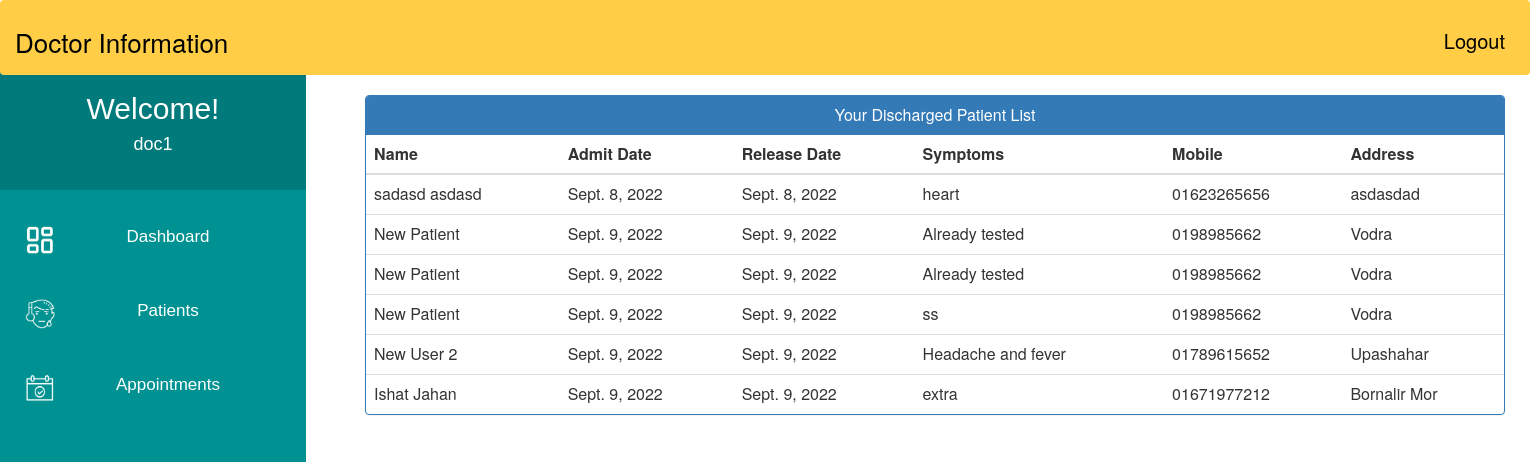
Page /doctor_view_discharged_patient/ (signed in) on the committed database.
### MyApp/models.py (models this page shows)
class PatientDischarge(models.Model):
    patientId=models.PositiveIntegerField(null=True)
    patientName=models.CharField(max_length=40)
    assignedDoctorName=models.CharField(max_length=40)
    address = models.CharField(max_length=40)
    mobile = models.CharField(max_length=20,null=True)
    symptoms = models.CharField(max_length=100,null=True)
    admitDate=models.DateField(null=False)
    releaseDate=models.DateField(null=False)
    daySpent=models.PositiveIntegerField(null=False)
    roomCharge=models.PositiveIntegerField(null=False, default=0)
    medicineCost=models.PositiveIntegerField(null=False,default=0)
    doctorFee=models.PositiveIntegerField(null=False, default=0)
    OtherCharge=models.PositiveIntegerField(null=False, default=0)
    total=models.PositiveIntegerField(null=False)

### MyApp/views.py (the view)
# urls.py: path('doctor_view_discharged_patient/', views.doctor_view_discharged_patient, name="doctor_view_discharged_patient"),
@login_required
def doctor_view_discharged_patient(request):
    doctor=Doctor.objects.get(user_id=request.user.id)
    dischargedpatients=PatientDischarge.objects.all().distinct().filter(assignedDoctorName=doctor.get_name)
    return render(request,'MyApp/doctor_view_discharged_patient.html',{'dischargedpatients':dischargedpatients,'doctor':doctor})

### MyApp/models.py (called while the page is built)
    @property
    def get_name(self):
        return self.Doctor_First_Name+" "+self.Doctor_Last_Name

### templates/MyApp/doctor_view_discharged_patient.html (shortened to what this page needs)
<html>
{% extends 'MyApp/doctor_base.html' %}
{% block content_dashboard %}
{%load static%}
<head>
  <link href="//netdna.bootstrapcdn.com/bootstrap/3.0.0/css/bootstrap.min.css" rel="stylesheet" id="bootstrap-css">
</head>
<body>
<div class="container">
  <div class="panel panel-primary">
    <div class="panel-heading">
      <h6 class="panel-title">Your Discharged Patient List</h6>
    </div>
    <table class="table table-hover" id="dev-table">
      <thead>
        <tr>
          <th>Name</th>
          <th>Admit Date</th>
          <th>Release Date</th>
          <th>Symptoms</th>
          <th>Mobile</th>
          <th>Address</th>
        </tr>
      </thead>
      {% for p in dischargedpatients %}
      <tr>
        <td> {{p.patientName}}</td>
        <td>{{p.admitDate}}</td>
        <td>{{p.releaseDate}}</td>
        <td>{{p.symptoms}}</td>
        <td>{{p.mobile}}</td>
        <td>{{p.address}}</td>
      </tr>
      {% endfor %}
    </table>
  </div>
</div>
{% endblock content_dashboard%}

### templates/MyApp/doctor_base.html (shortened to what this page needs)
<!DOCTYPE html>
{% load staticfiles %}
<html lang="en">
<head>
     <link href="//netdna.bootstrapcdn.com/bootstrap/3.0.0/css/bootstrap.min.css" rel="stylesheet" id="bootstrap-css">
</head>
<body>
    <div class="navbar">
        <a>Doctor Information</a>
        <a href="{% url 'MyApp:logout' %}" class="logoutbtn">Logout</a>
    </div>
     <div class="sidebar">
        <div class="userprofile">
            <h2 style="color:white; font-family:sans-serif; padding-top:25px; text-align:center; margin:0px;">Welcome!</h2>
            <h4 style="color:white; font-family:sans-serif; text-align:center; padding-bottom:35px;">{{request.user.username}}</h4>
        </div>
        <a href="{% url 'MyApp:doctor_dashboard' %}"><img class="icon" src="{% static "images/PDash.png" %}">Dashboard</a>
        <a href="{% url 'MyApp:doctor_patient' %}"><img class="icon" src="{% static "images/PIcon.png" %}">Patients</a>
        <a href="{% url 'MyApp:doctor_appointment' %}"><img class="icon" src="{% static "images/ApptIcon.png" %}">Appointments</a>
    </div>
{%  block content_dashboard %}
{%  endblock content_dashboard %}
</body>
</html>

### templates/MyApp/doctor_base.html (style rules this page uses)
body { background-color: rgb(255, 255, 255); padding: 0px; margin-top: 0px; margin-left: 0px; margin-right: 0px; margin-bottom: 0px; }
.navbar { overflow: hidden; background-color: rgb(255, 206, 70); height:75px; width:100%; padding-top:22px; z-index:1; top:0; position:fixed; display:block; }
.navbar a { float: left; display:block; font-size: 26px; color: black; text-align: center; padding-left:14px; text-decoration: none; }
.navbar .logoutbtn { float: right; display:block; font-size: 20px; color: black; text-align: center; padding-top:4px; padding-right:24px; text-decoration: none; }
.sidebar .userprofile { background-color: rgb(0, 122, 122); }
.sidebar { margin-top: 0px; padding-top: 0px; width: 20%; text-align: center; height=100vh; background-color: rgb(0, 146, 146); font-family: sans-serif; font-size:17px; font-weight: normal; position: fixed; top: 67px; left: 0; bottom: 0; }
.sidebar a { display: block; color: white; padding: 25px; text-decoration: none; }
.icon { float:left; width:30px; height:30px; }

### templates/MyApp/doctor_view_discharged_patient.html (style rules this page uses)
a:link { text-decoration: none; }
h6 { text-align: center; }
.container { margin-left: 350px; margin-right: 50px; }

### rows in the picture
PatientDischarge: patientName "sadasd asdasd", admitDate "Sept. 8, 2022", releaseDate "Sept. 8, 2022", symptoms "heart", mobile "01623265656", address "asdasdad"
PatientDischarge: patientName "New Patient", admitDate "Sept. 9, 2022", releaseDate "Sept. 9, 2022", symptoms "Already tested", mobile "0198985662", address "Vodra"
PatientDischarge: patientName "New Patient", admitDate "Sept. 9, 2022", releaseDate "Sept. 9, 2022", symptoms "Already tested", mobile "0198985662", address "Vodra"
PatientDischarge: patientName "New Patient", admitDate "Sept. 9, 2022", releaseDate "Sept. 9, 2022", symptoms "ss", mobile "0198985662", address "Vodra"
PatientDischarge: patientName "New User 2", admitDate "Sept. 9, 2022", releaseDate "Sept. 9, 2022", symptoms "Headache and fever", mobile "01789615652", address "Upashahar"
PatientDischarge: patientName "Ishat Jahan", admitDate "Sept. 9, 2022", releaseDate "Sept. 9, 2022", symptoms "extra", mobile "01671977212", address "Bornalir Mor"

### other values in the picture
{{ request.user.username }} "doc1"
